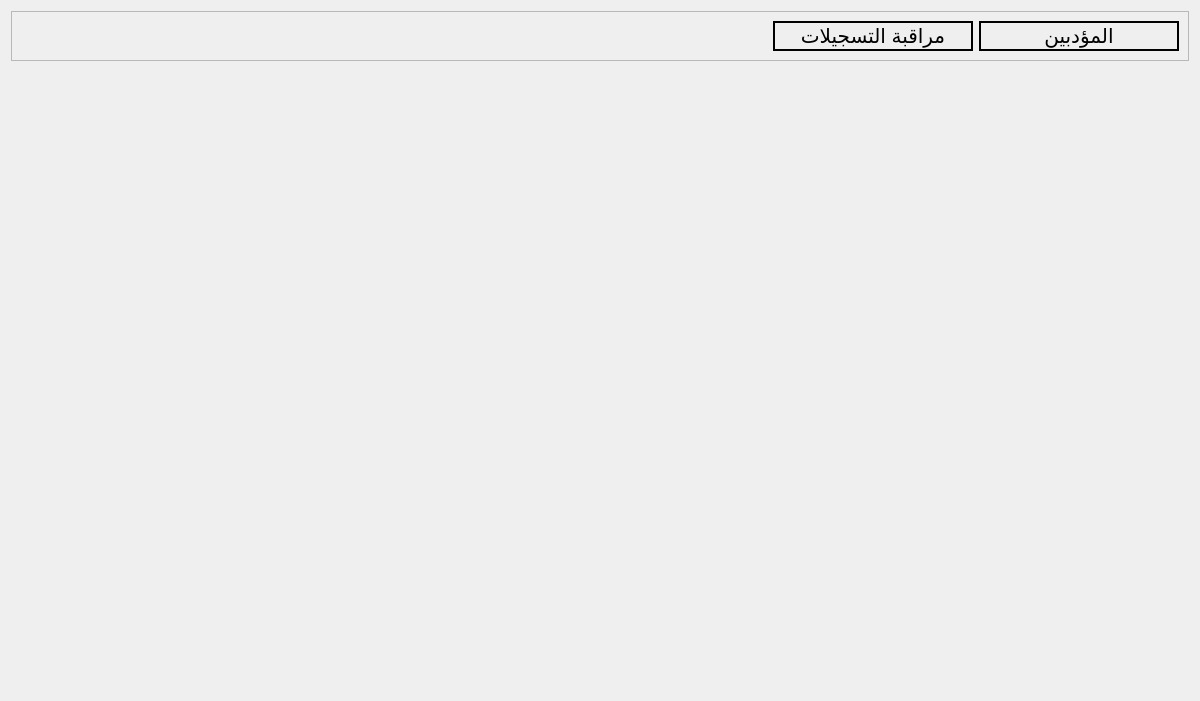
<?xml version="1.0" encoding="UTF-8"?>
<ui version="4.0">
 <class>teacher_part</class>
 <widget class="QWidget" name="teacher_part">
  <property name="geometry">
   <rect>
    <x>0</x>
    <y>0</y>
    <width>1200</width>
    <height>701</height>
   </rect>
  </property>
  <property name="windowTitle">
   <string>Form</string>
  </property>
  <layout class="QVBoxLayout" name="verticalLayout">
   <item>
    <widget class="QFrame" name="frame">
     <property name="frameShape">
      <enum>QFrame::Shape::StyledPanel</enum>
     </property>
     <property name="frameShadow">
      <enum>QFrame::Shadow::Raised</enum>
     </property>
     <layout class="QHBoxLayout" name="horizontalLayout">
      <item>
       <spacer name="horizontalSpacer">
        <property name="orientation">
         <enum>Qt::Orientation::Horizontal</enum>
        </property>
        <property name="sizeHint" stdset="0">
         <size>
          <width>40</width>
          <height>20</height>
         </size>
        </property>
       </spacer>
      </item>
      <item>
       <widget class="QPushButton" name="teacher_history">
        <property name="minimumSize">
         <size>
          <width>200</width>
          <height>30</height>
         </size>
        </property>
        <property name="font">
         <font>
          <pointsize>15</pointsize>
         </font>
        </property>
        <property name="styleSheet">
         <string notr="true">border: 2px solid black</string>
        </property>
        <property name="text">
         <string>مراقبة التسجيلات</string>
        </property>
       </widget>
      </item>
      <item>
       <widget class="QPushButton" name="teacher">
        <property name="minimumSize">
         <size>
          <width>200</width>
          <height>30</height>
         </size>
        </property>
        <property name="font">
         <font>
          <pointsize>15</pointsize>
         </font>
        </property>
        <property name="styleSheet">
         <string notr="true">border: 2px solid black</string>
        </property>
        <property name="text">
         <string>المؤدبين</string>
        </property>
       </widget>
      </item>
     </layout>
    </widget>
   </item>
   <item>
    <widget class="QStackedWidget" name="stackedWidget"/>
   </item>
  </layout>
 </widget>
 <resources/>
 <connections/>
</ui>
